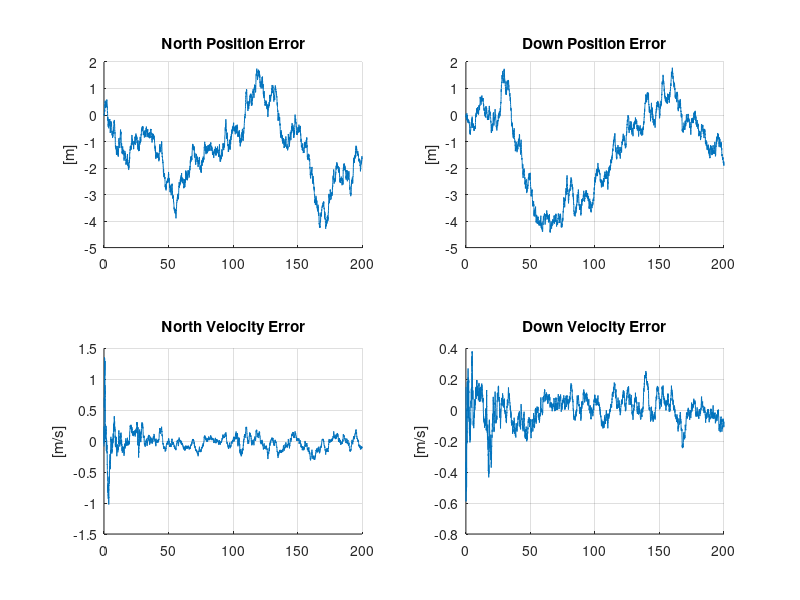
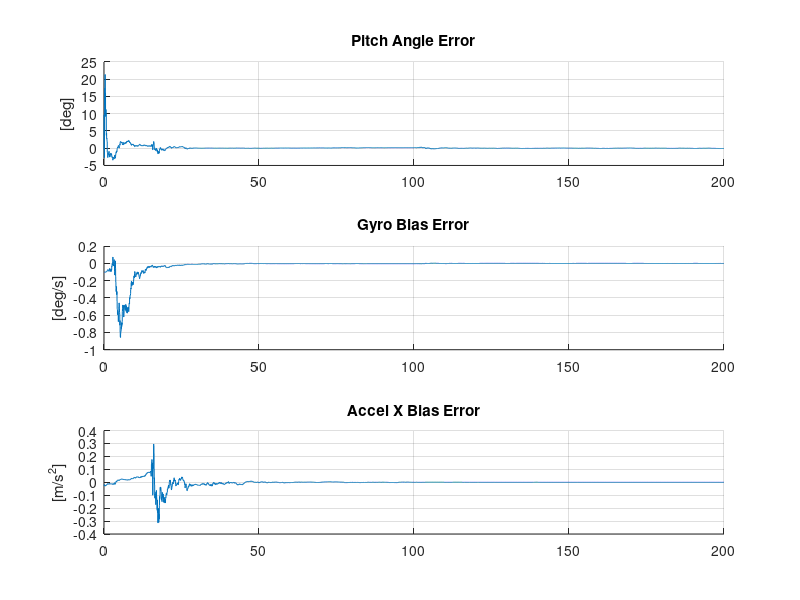
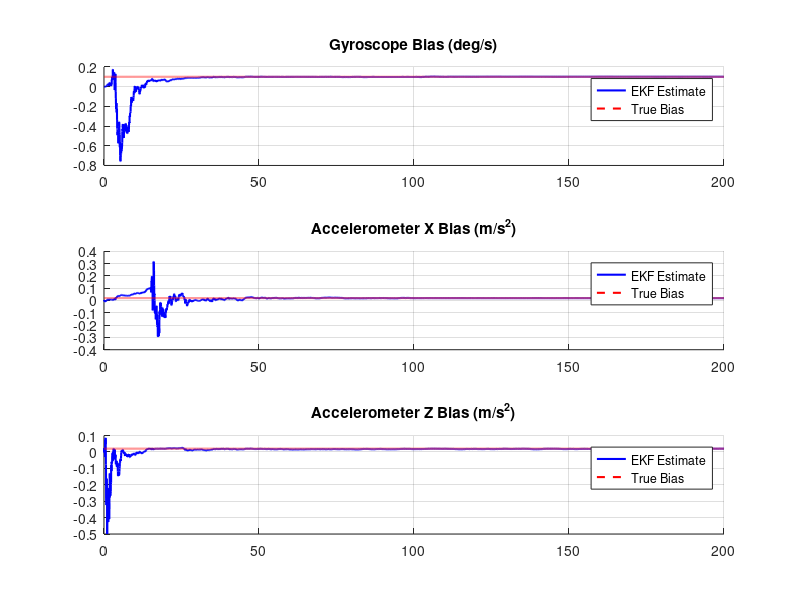
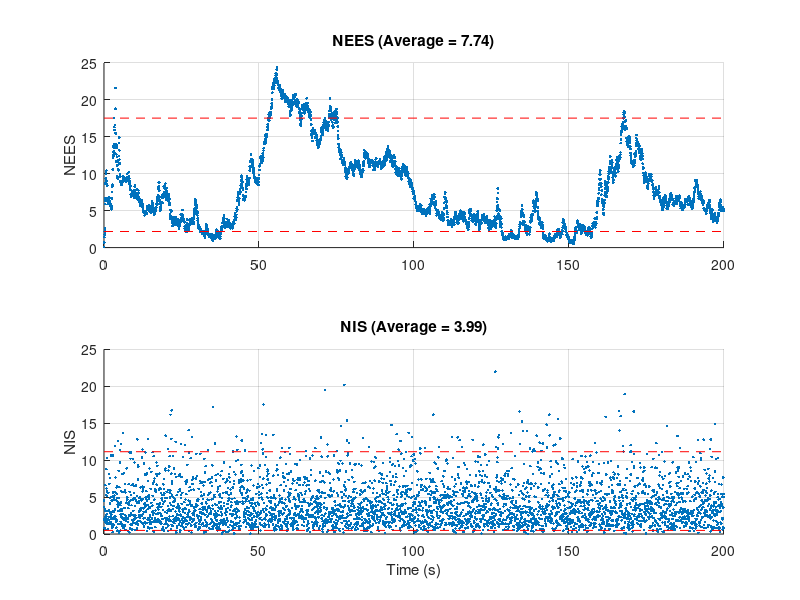

The MATLAB script that drew these images, in order:
clc; clear; close all;
%% 1. Simulation Setup
% Constants & Time
g = 9.81;              % m/s^2
dt = 0.01;             % 100 Hz
t_pad = 100;
t_end = 100 + t_pad;
N = round(t_end / dt);
t = (0:N-1)' * dt;

% True Vehicle Motion Profile (pitch-only)
true_pitch_rate = zeros(N, 1);
true_pitch_rate(t > 40 & t <= 50) = deg2rad(2);
true_pitch_rate(t > 50 & t <= 80) = deg2rad(-1);
true_pitch = cumsum(true_pitch_rate) * dt;

% True total inertial acceleration (NED: North, Down)
true_accel_n = zeros(N, 1);
true_accel_d = zeros(N, 1);
true_accel_n(t > 15 & t <= 50) = 5;
true_accel_n(t > 70 & t <= 80) = -2;
true_accel_d(t > 25 & t <= 30) = -9.81*4;
true_accel_d(t > 30 & t <= 100) = 9.81;
true_vel_n = cumsum(true_accel_n) * dt;
true_vel_d = cumsum(true_accel_d) * dt;
true_pos_n = cumsum(true_vel_n) * dt;
true_pos_d = cumsum(true_vel_d) * dt;

%% 2. Generate Physically Consistent Sensor Data with BIAS
% IMU Noise & Bias Levels

gyro_noise_std  = deg2rad(0.1);
gyro_bias_true  = deg2rad(0.1);   % Constant bias
accel_noise_std = 0.05;
accel_bias_true = 0.02;           % Constant bias

% Specific force in body (pitch-only, N-D coupling)
% This is the correct formulation: a_body = C_bn * (a_nav - g_nav)
perfect_accel_data_x =  true_accel_n.*cos(true_pitch) + (true_accel_d - g).*sin(true_pitch);
perfect_accel_data_z = -true_accel_n.*sin(true_pitch) + (true_accel_d - g).*cos(true_pitch);

perfect_gyro_data    = true_pitch_rate;

% Add noise & bias
accel_data_x = perfect_accel_data_x + randn(N, 1) * accel_noise_std + accel_bias_true;
accel_data_z = perfect_accel_data_z + randn(N, 1) * accel_noise_std + accel_bias_true;
gyro_data    = perfect_gyro_data    + randn(N, 1) * gyro_noise_std    + gyro_bias_true;

%% 3. GPS Sensor (N, D)
gps_rate = 20; % Hz
gps_noise_multiplier = 10;

gps_pos_noise_std = 2.5*gps_noise_multiplier; % m (horizontal)
gps_alt_noise_std = 3*gps_noise_multiplier;   % m (vertical)
gps_vel_noise_std = 0.1*gps_noise_multiplier; % m/s
gps_pos_n_data = nan(N, 1); gps_pos_d_data = nan(N, 1);
gps_vel_n_data = nan(N, 1); gps_vel_d_data = nan(N, 1);

for k = 1:N
    if mod(k - 1, round(1/dt / gps_rate)) == 0
        gps_pos_n_data(k) = true_pos_n(k) + randn() * gps_pos_noise_std;
        gps_pos_d_data(k) = true_pos_d(k) + randn() * gps_alt_noise_std;
        gps_vel_n_data(k) = true_vel_n(k) + randn() * gps_vel_noise_std;
        gps_vel_d_data(k) = true_vel_d(k) + randn() * gps_vel_noise_std;
    end
end

%% 4. EKF Implementation (Fully Integrated)
% State: [p_n, p_d, v_n, v_d, theta, b_w, b_ax, b_az]'
x_hat = zeros(8, 1);
P     = eye(8) * 1;
P(6,6) = (deg2rad(0.5))^2; % Initial gyro bias uncertainty
P(7,7) = (0.5)^2;          % Initial accel bias uncertainty
P(8,8) = (0.5)^2;

% Process noise parameters - these are your tuning knobs
sigma_a_proc  = 0.5;                 % accel process noise (m/s^2)
sigma_w_proc  = deg2rad(0.2);        % gyro process noise (rad/s)
sigma_bw_proc = deg2rad(0.001);      % gyro bias random walk (rad/s/sqrt(Hz))
sigma_ba_proc = 0.005;               % accel bias random walk (m/s^2/sqrt(Hz))

% Process noise covariance Q
Q = zeros(8);
Q(1,1) = (dt^4/4)*sigma_a_proc^2; Q(1,3) = (dt^3/2)*sigma_a_proc^2;
Q(3,1) = (dt^3/2)*sigma_a_proc^2; Q(3,3) = dt^2*sigma_a_proc^2;
Q(2,2) = (dt^4/4)*sigma_a_proc^2; Q(2,4) = (dt^3/2)*sigma_a_proc^2;
Q(4,2) = (dt^3/2)*sigma_a_proc^2; Q(4,4) = dt^2*sigma_a_proc^2;
Q(5,5) = (dt * sigma_w_proc)^2;
Q(6,6) = (dt * sigma_bw_proc)^2;
Q(7,7) = (dt * sigma_ba_proc)^2;
Q(8,8) = (dt * sigma_ba_proc)^2;

% Measurement model R and H
R = diag([gps_pos_noise_std^2, gps_alt_noise_std^2, ...
          gps_vel_noise_std^2, gps_vel_noise_std^2]);
H = [eye(4), zeros(4, 4)];

% History logging
x_hat_hist = zeros(N, 8);
P_full_hist = zeros(N, 8, 8); % Store full P for NEES
NIS_hist = nan(N, 1);
I8 = eye(8);

% True state vector for NEES calculation
x_true = [true_pos_n, true_pos_d, true_vel_n, true_vel_d, ...
          true_pitch, ones(N,1)*gyro_bias_true, ...
          ones(N,1)*accel_bias_true, ones(N,1)*accel_bias_true];

for k = 1:N
    % --- Prediction ---
    % Unpack state
    p_n=x_hat(1); p_d=x_hat(2); v_n=x_hat(3); v_d=x_hat(4);
    theta=x_hat(5); b_w=x_hat(6); b_ax=x_hat(7); b_az=x_hat(8);
    
    % Bias-corrected IMU
    axb = accel_data_x(k) - b_ax;
    azb = accel_data_z(k) - b_az;
    qw  = gyro_data(k)    - b_w;
    
    st = sin(theta); ct = cos(theta);
    
    % Process model: x_hat_pred = f(x_hat)
    x_hat_pred = zeros(8,1);
    x_hat_pred(1) = p_n + v_n * dt;
    x_hat_pred(2) = p_d + v_d * dt;
    x_hat_pred(3) = v_n + (axb*ct - azb*st) * dt;
    x_hat_pred(4) = v_d + (axb*st + azb*ct + g) * dt;
    x_hat_pred(5) = theta + qw * dt;
    x_hat_pred(6) = b_w; % Biases are random walks
    x_hat_pred(7) = b_ax;
    x_hat_pred(8) = b_az;
    
    % Jacobian F
    F = I8;
    F(1,3) = dt; F(2,4) = dt;
    F(3,5) = (-axb*st - azb*ct) * dt;
    F(4,5) = ( axb*ct - azb*st) * dt;
    F(3,7) = -ct*dt; F(3,8) =  st*dt;
    F(4,7) = -st*dt; F(4,8) = -ct*dt;
    F(5,6) = -dt;
    
    P_pred = F * P * F' + Q;
    
    % --- Correction (GPS available) ---
    x_hat = x_hat_pred; % Assume no update first
    P = P_pred;
    
    if ~isnan(gps_pos_n_data(k))
        z = [gps_pos_n_data(k); gps_pos_d_data(k); gps_vel_n_data(k); gps_vel_d_data(k)];
        y = z - H * x_hat_pred;
        S = H * P_pred * H' + R;
        K = P_pred * H' / S;
        x_hat = x_hat_pred + K * y;
        A = (I8 - K*H);
        P = A * P_pred * A' + K * R * K';
        
        NIS_hist(k) = y' / S * y; % Log NIS
    end
    
    P = 0.5 * (P + P');
    
    % Log history
    x_hat_hist(k, :) = x_hat';
    P_full_hist(k, :, :) = P;
end

%% 5. Performance Analysis
fprintf('--- EKF Performance Analysis ---\n');

% NEES Calculation
NEES_hist = zeros(N, 1);
for k = 1:N
    err = x_hat_hist(k,:)' - x_true(k,:)';
    P_k = squeeze(P_full_hist(k,:,:));
    if rcond(P_k) < 1e-12, NEES_hist(k) = NaN; continue; end
    NEES_hist(k) = err' / P_k * err;
end
avg_NEES = mean(NEES_hist, 'omitnan');
dof_nees = 8;
alpha = 0.05;
nees_ci_lower = chi2inv(alpha/2, dof_nees);
nees_ci_upper = chi2inv(1 - alpha/2, dof_nees);

fprintf('\nNormalized Estimation Error Squared (NEES) Test:\n');
fprintf('Degrees of Freedom: %d\n', dof_nees);
fprintf('Average NEES: %.4f (Expected: %.4f)\n', avg_NEES, dof_nees);
fprintf('95%% Confidence Interval: [%.4f, %.4f]\n', nees_ci_lower, nees_ci_upper);

% NIS Calculation
NIS_clean = NIS_hist(~isnan(NIS_hist));
avg_NIS = mean(NIS_clean);
dof_nis = 4;
nis_ci_lower = chi2inv(alpha/2, dof_nis);
nis_ci_upper = chi2inv(1 - alpha/2, dof_nis);

fprintf('\nNormalized Innovation Squared (NIS) Test:\n');
fprintf('Degrees of Freedom: %d\n', dof_nis);
fprintf('Average NIS: %.4f (Expected: %.4f)\n', avg_NIS, dof_nis);
fprintf('95%% Confidence Interval: [%.4f, %.4f]\n', nis_ci_lower, nis_ci_upper);

%% 6. Plot Results
lw = 1.5;
% Figure 1: Position and Velocity Errors
figure('Name', 'State Errors');
subplot(2,2,1); hold on; grid on; plot(t, x_hat_hist(:,1) - x_true(:,1)); title('North Position Error'); ylabel('[m]');
subplot(2,2,2); hold on; grid on; plot(t, x_hat_hist(:,2) - x_true(:,2)); title('Down Position Error'); ylabel('[m]');
subplot(2,2,3); hold on; grid on; plot(t, x_hat_hist(:,3) - x_true(:,3)); title('North Velocity Error'); ylabel('[m/s]');
subplot(2,2,4); hold on; grid on; plot(t, x_hat_hist(:,4) - x_true(:,4)); title('Down Velocity Error'); ylabel('[m/s]');

% Figure 2: Attitude and Bias Errors
figure('Name', 'Attitude and Bias Errors');
subplot(3,1,1); hold on; grid on; plot(t, rad2deg(x_hat_hist(:,5) - x_true(:,5))); title('Pitch Angle Error'); ylabel('[deg]');
subplot(3,1,2); hold on; grid on; plot(t, rad2deg(x_hat_hist(:,6) - x_true(:,6))); title('Gyro Bias Error'); ylabel('[deg/s]');
subplot(3,1,3); hold on; grid on; plot(t, x_hat_hist(:,7) - x_true(:,7)); title('Accel X Bias Error'); ylabel('[m/s^2]');

% Figure 3: Bias Estimation
figure('Name','Sensor Bias Estimation');
subplot(3,1,1); hold on; grid on;
plot(t, rad2deg(x_hat_hist(:,6)), 'b', 'LineWidth', lw);
plot(t, rad2deg(gyro_bias_true)*ones(N,1), 'r--', 'LineWidth', lw);
legend('EKF Estimate','True Bias'); title('Gyroscope Bias (deg/s)');
subplot(3,1,2); hold on; grid on;
plot(t, x_hat_hist(:,7), 'b', 'LineWidth', lw);
plot(t, accel_bias_true*ones(N,1), 'r--', 'LineWidth', lw);
legend('EKF Estimate','True Bias'); title('Accelerometer X Bias (m/s^2)');
subplot(3,1,3); hold on; grid on;
plot(t, x_hat_hist(:,8), 'b', 'LineWidth', lw);
plot(t, accel_bias_true*ones(N,1), 'r--', 'LineWidth', lw);
legend('EKF Estimate','True Bias'); title('Accelerometer Z Bias (m/s^2)');

% Figure 4: NEES and NIS Plots
figure('Name', 'Consistency Checks');
subplot(2,1,1); hold on; grid on;
plot(t, NEES_hist, '.');
line(xlim, [nees_ci_lower nees_ci_lower], 'Color', 'r', 'LineStyle', '--');
line(xlim, [nees_ci_upper nees_ci_upper], 'Color', 'r', 'LineStyle', '--');
title(sprintf('NEES (Average = %.2f)', avg_NEES)); ylabel('NEES');
subplot(2,1,2); hold on; grid on;
plot(t, NIS_hist, '.');
line(xlim, [nis_ci_lower nis_ci_lower], 'Color', 'r', 'LineStyle', '--');
line(xlim, [nis_ci_upper nis_ci_upper], 'Color', 'r', 'LineStyle', '--');
title(sprintf('NIS (Average = %.2f)', avg_NIS)); ylabel('NIS');
xlabel('Time (s)');
